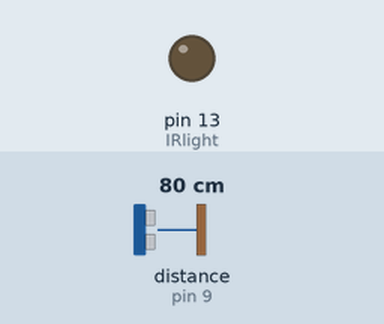
The sketch below on a simulated Arduino Uno, built with avr-gcc and run on an emulated ATmega328P. Shown: output pins drawn as LEDs (lit = HIGH). Wiring (inferred from the names in the program): ultrasonic range finder: trigger pin 10; echo pin 9. The test bench sets the inputs (shaded band); at power-on: distance to the obstacle (sensor on pin 9) 80 cm. The echo pulse lasts 58.3 µs per cm; pins used as bus, display or sensor lines are not drawn.

Above: at 1.2 s.
1.3 s: distance to the obstacle (sensor on pin 9) set to 4 cm
2.8 s: distance to the obstacle (sensor on pin 9) set to 2 cm
At 3.4 s:
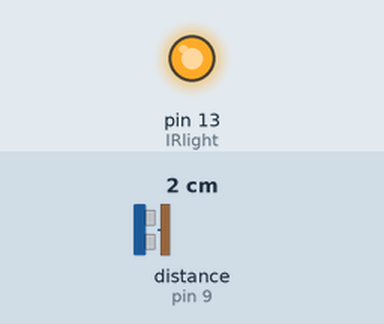
Timing chart, 0 to 5.8 s (numbered marks = the images above; inputs shaded):
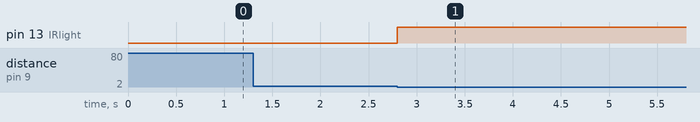

The sketch:

robotwars_IR.ino
```cpp
#define trigPin 10
#define echoPin 9
#define IRlight 13 //already defined

void setup() {
  Serial.begin (9600);
  pinMode(trigPin, OUTPUT);
  pinMode(echoPin, INPUT);
  pinMode(IRlight, OUTPUT);
}

void loop() {
  long duration, distance;
  digitalWrite(trigPin, HIGH);
  delayMicroseconds(10);
  digitalWrite(trigPin, LOW);
  duration = pulseIn(echoPin, HIGH);
  distance = (duration/2) / 29.1;
  if (distance < 2) {  // change 4 to max range of IR light
    digitalWrite(IRlight,HIGH);
    delay(10000);
    digitalWrite(IRlight, LOW);
  }
}
```

Measured:
- the behaviour switches between 3 and 2 cm on distance to the obstacle (sensor on pin 9) (found by bisection; images 0 and 1)
- after the input at 1.3 s, every drawn part: stays the same
- after the input at 2.8 s, pin 13 (IRlight): LOW → HIGH at once
